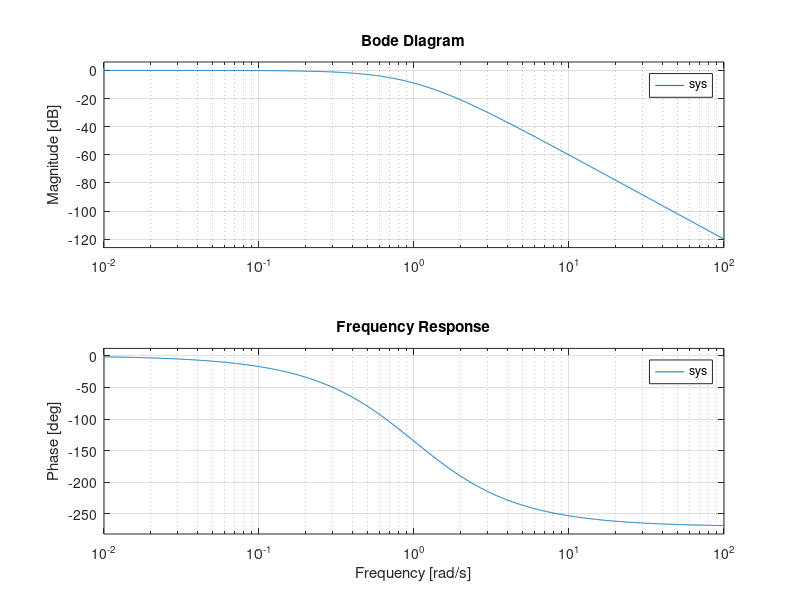

This figure's MATLAB source:
%Md. Roknuzzaman Rikon
%ID: 22024014
% Frequency Response of a System 
sys = tf([1], [1 3 3 1]); 
bode(sys); 
title('Frequency Response'); 
